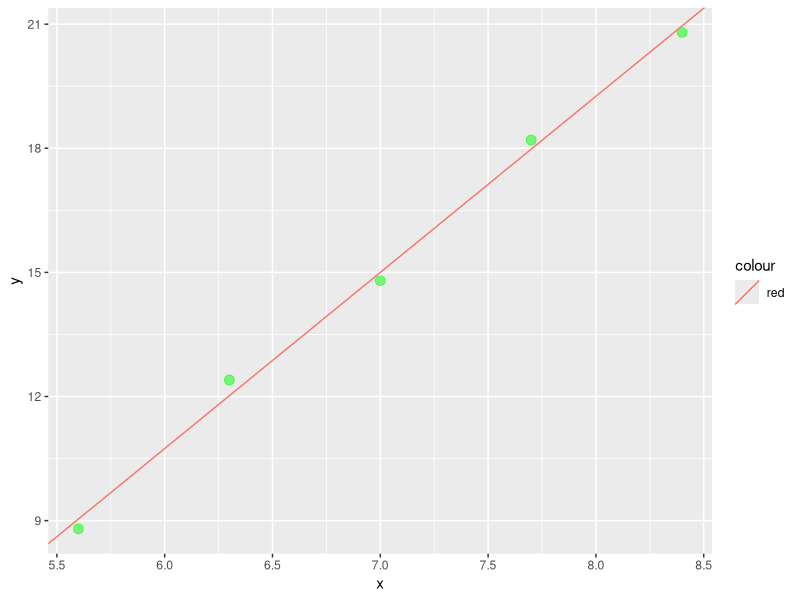

Here is the R script that generated this plot:
## ---- chunk 1
knitr::opts_chunk$set(echo = TRUE)
## ---- chunk 2
library(stats)
library(ggplot2)
## ---- chunk 3
df <- data.frame(x = c(5.6, 6.3, 7, 7.7, 8.4), y = c(8.8, 12.4, 14.8, 18.2, 20.8))
mod <- lm(y ~ x, data=df)
summary(mod)

ggplot(df, aes(x, y)) +
  geom_point(color = "green", alpha=0.5, size = 3) +
  geom_abline(aes(slope = coef(mod)[2], intercept = coef(mod)[1], color="red"))
## ---- chunk 4
r.xy <- function(x, y) -21*x^2 + 28*x*y - 23*y^2 + 81*x + 40*y

r.xy(2.3, 4.1)
